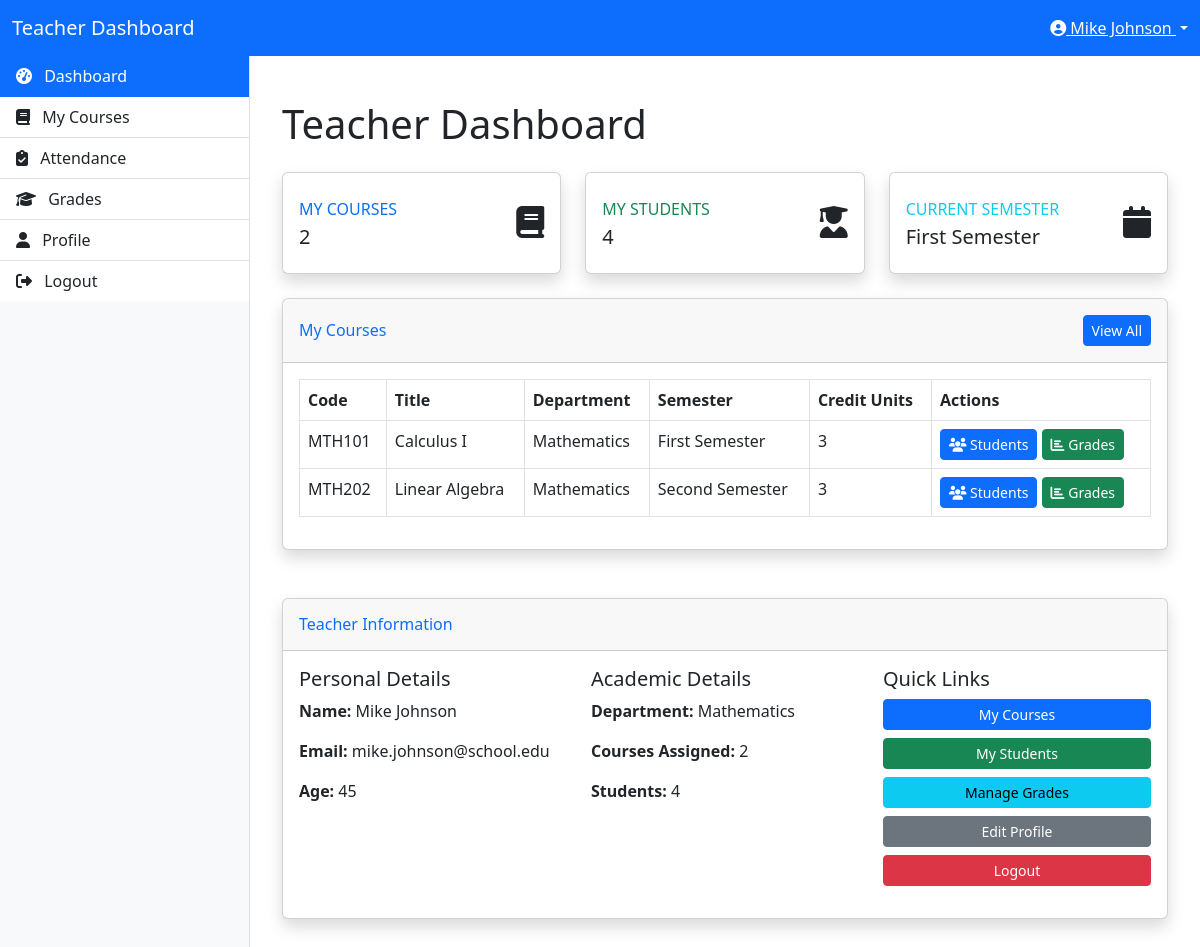
/teacher/dashboard.php (signed in), run on the app's committed database.
### tables this page shows
CREATE TABLE IF NOT EXISTS users (
    id INT AUTO_INCREMENT PRIMARY KEY,
    full_name VARCHAR(100) NOT NULL,
    email VARCHAR(100) NOT NULL UNIQUE,
    password VARCHAR(255) NOT NULL,
    user_type_id INT NOT NULL,
    department_id INT,
    age INT,
    profile_picture VARCHAR(255) DEFAULT 'default.jpg',
    created_at TIMESTAMP DEFAULT CURRENT_TIMESTAMP,
    FOREIGN KEY (user_type_id) REFERENCES user_types(id),
    FOREIGN KEY (department_id) REFERENCES departments(id)
);

CREATE TABLE IF NOT EXISTS semesters (
    id INT AUTO_INCREMENT PRIMARY KEY,
    name VARCHAR(50) NOT NULL,
    is_current BOOLEAN DEFAULT FALSE
);

CREATE TABLE IF NOT EXISTS courses (
    id INT AUTO_INCREMENT PRIMARY KEY,
    course_code VARCHAR(20) NOT NULL,
    title VARCHAR(100) NOT NULL,
    department_id INT NOT NULL,
    semester_id INT NOT NULL,
    credit_units INT NOT NULL,
    teacher_id INT,
    FOREIGN KEY (department_id) REFERENCES departments(id),
    FOREIGN KEY (semester_id) REFERENCES semesters(id),
    FOREIGN KEY (teacher_id) REFERENCES users(id)
);

CREATE TABLE IF NOT EXISTS departments (
    id INT AUTO_INCREMENT PRIMARY KEY,
    name VARCHAR(100) NOT NULL,
    created_at TIMESTAMP DEFAULT CURRENT_TIMESTAMP
);

### classes/Database.php (called while the page is built, shortened)
<?php
class Database {
    private $host = "localhost";
    private $username = "root";
    private $password = "";
    private $database = "school_dashboard";
    private $conn;
    public function __construct() {
        $this->conn = new mysqli($this->host, $this->username, $this->password, $this->database);
    }
    public function query($sql) {
        return $this->conn->query($sql);
    }
    public function prepare($sql) {
        return $this->conn->prepare($sql);
    }
}
?>

### classes/SessionManager.php (called while the page is built, shortened)
<?php
class SessionManager {
    public static function getUserId() {
        return isset($_SESSION['user_id']) ? $_SESSION['user_id'] : null;
    }
}
?>

### classes/User.php (called while the page is built, shortened)
<?php
require_once 'Database.php';
class User {
    private $db;
    public function __construct() {
        $this->db = new Database();
    }
    public function getUserById($id) {
        $sql = "SELECT u.*, d.name as department_name
                FROM users u
                LEFT JOIN departments d ON u.department_id = d.id
                WHERE u.id = ?";
        $stmt = $this->db->prepare($sql);
        $stmt->bind_param("i", $id);
        $stmt->execute();
        $result = $stmt->get_result();
        if ($result->num_rows === 1) {
            return $result->fetch_assoc();
        }
        return false;
    }
}
?>

### classes/Course.php (called while the page is built, shortened)
<?php
require_once 'Database.php';
class Course {
    private $db;
    public function __construct() {
        $this->db = new Database();
    }
    public function getCoursesByTeacherId($teacher_id) {
        $sql = "SELECT c.*, d.name as department_name, s.name as semester_name
                FROM courses c
                LEFT JOIN departments d ON c.department_id = d.id
                LEFT JOIN semesters s ON c.semester_id = s.id
                WHERE c.teacher_id = ?";
        $stmt = $this->db->prepare($sql);
        $stmt->bind_param("i", $teacher_id);
        $stmt->execute();
        $result = $stmt->get_result();
        $courses = [];
        while ($row = $result->fetch_assoc()) {
            $courses[] = $row;
        }
        return $courses;
    }
    public function getCourseStudents($course_id) {
        $sql = "SELECT u.*, d.name as department_name, sc.id as registration_id
                FROM student_courses sc
                JOIN users u ON sc.student_id = u.id
                LEFT JOIN departments d ON u.department_id = d.id
                WHERE sc.course_id = ?";
        $stmt = $this->db->prepare($sql);
        $stmt->bind_param("i", $course_id);
        $stmt->execute();
        $result = $stmt->get_result();
        $students = [];
        while ($row = $result->fetch_assoc()) {
            $students[] = $row;
        }
        return $students;
    }
}
?>

### classes/Semester.php (called while the page is built, shortened)
<?php
require_once 'Database.php';
class Semester {
    private $db;
    public function __construct() {
        $this->db = new Database();
    }
    public function getCurrentSemester() {
        $sql = "SELECT * FROM semesters WHERE is_current = 1 LIMIT 1";
        $result = $this->db->query($sql);
        if ($result->num_rows === 1) {
            return $result->fetch_assoc();
        }
        return false;
    }
}
?>

### teacher/dashboard.php (the view, shortened to what this page needs)
<?php
require_once '../classes/SessionManager.php';
require_once '../classes/User.php';
require_once '../classes/Course.php';
require_once '../classes/Semester.php';
$user_id = SessionManager::getUserId();
$user = new User();
$userData = $user->getUserById($user_id);
$course = new Course();
$teacherCourses = $course->getCoursesByTeacherId($user_id);
$semester = new Semester();
$currentSemester = $semester->getCurrentSemester();
$coursesCount = count($teacherCourses);
$studentsCount = 0;
foreach ($teacherCourses as $courseData) {
    $courseStudents = $course->getCourseStudents($courseData['id']);
    $studentsCount += count($courseStudents);
}
?>
<!DOCTYPE html>
<html lang="en">
<head>
    <link href="https://cdn.jsdelivr.net/npm/bootstrap@5.3.0-alpha1/dist/css/bootstrap.min.css" rel="stylesheet">
    <link rel="stylesheet" href="https://cdnjs.cloudflare.com/ajax/libs/font-awesome/6.4.0/css/all.min.css">
</head>
<body>
    <nav class="navbar navbar-expand-lg navbar-dark bg-primary">
        <div class="container-fluid">
            <a class="navbar-brand" href="dashboard.php">Teacher Dashboard</a>
            <div class="ms-auto">
                <div class="dropdown">
                    <a class="text-white dropdown-toggle" href="#" role="button" id="dropdownMenuLink" data-bs-toggle="dropdown" aria-expanded="false">
                        <i class="fas fa-user-circle"></i> <?php echo $userData['full_name']; ?>
                    </a>
                </div>
            </div>
        </div>
    </nav>
    <div class="layout-container">
        <div class="sidebar">
            <div class="list-group list-group-flush">
                <a href="dashboard.php" class="list-group-item list-group-item-action active">
                    <i class="fas fa-tachometer-alt me-2"></i> Dashboard
                </a>
                <a href="courses.php" class="list-group-item list-group-item-action">
                    <i class="fas fa-book me-2"></i> My Courses
                </a>
                <a href="attendance.php" class="list-group-item list-group-item-action">
                    <i class="fas fa-clipboard-check me-2"></i> Attendance
                </a>
                <a href="grades.php" class="list-group-item list-group-item-action">
                    <i class="fas fa-graduation-cap me-2"></i> Grades
                </a>
                <a href="profile.php" class="list-group-item list-group-item-action">
                    <i class="fas fa-user me-2"></i> Profile
                </a>
                <a href="../logout.php" class="list-group-item list-group-item-action">
                    <i class="fas fa-sign-out-alt me-2"></i> Logout
                </a>
            </div>
        </div>
        <div class="content">
            <div class="container-fluid">
                <h1 class="mt-4 mb-4">Teacher Dashboard</h1>
                <div class="row">
                    <div class="col-xl-4 col-md-6 mb-4">
                        <div class="card border-left-primary shadow h-100 py-2">
                            <div class="card-body">
                                <div class="row no-gutters align-items-center">
                                    <div class="col mr-2">
                                        <div class="text-xs font-weight-bold text-primary text-uppercase mb-1">
                                            My Courses</div>
                                        <div class="h5 mb-0 font-weight-bold text-gray-800"><?php echo $coursesCount; ?></div>
                                    </div>
                                    <div class="col-auto">
                                        <i class="fas fa-book fa-2x text-gray-300"></i>
                                    </div>
                                </div>
                            </div>
                        </div>
                    </div>
                    <div class="col-xl-4 col-md-6 mb-4">
                        <div class="card border-left-success shadow h-100 py-2">
                            <div class="card-body">
                                <div class="row no-gutters align-items-center">
                                    <div class="col mr-2">
                                        <div class="text-xs font-weight-bold text-success text-uppercase mb-1">
                                            My Students</div>
                                        <div class="h5 mb-0 font-weight-bold text-gray-800"><?php echo $studentsCount; ?></div>
                                    </div>
                                    <div class="col-auto">
                                        <i class="fas fa-user-graduate fa-2x text-gray-300"></i>
                                    </div>
                                </div>
                            </div>
                        </div>
                    </div>
                    <div class="col-xl-4 col-md-6 mb-4">
                        <div class="card border-left-info shadow h-100 py-2">
                            <div class="card-body">
                                <div class="row no-gutters align-items-center">
                                    <div class="col mr-2">
                                        <div class="text-xs font-weight-bold text-info text-uppercase mb-1">
                                            Current Semester</div>
                                        <div class="h5 mb-0 font-weight-bold text-gray-800">
                                            <?php echo $currentSemester ? $currentSemester['name'] : 'N/A'; ?>
                                        </div>
                                    </div>
                                    <div class="col-auto">
                                        <i class="fas fa-calendar fa-2x text-gray-300"></i>
                                    </div>
                                </div>
                            </div>
                        </div>
                    </div>
                </div>
                <div class="row">
                    <div class="col-lg-12 mb-4">
                        <div class="card shadow mb-4">
                            <div class="card-header py-3 d-flex flex-row align-items-center justify-content-between">
                                <h6 class="m-0 font-weight-bold text-primary">My Courses</h6>
                                <a href="courses.php" class="btn btn-primary btn-sm">View All</a>
                            </div>
                            <div class="card-body">
                                <?php if (empty($teacherCourses)): ?>
                                    <p class="text-center">You are not assigned to any courses.</p>
                                    <p class="text-center">Please contact the administrator to be assigned to courses.</p>
                                <?php else: ?>
                                    <div class="table-responsive">
                                        <table class="table table-bordered">
                                            <thead>
                                                <tr>
                                                    <th>Code</th>
                                                    <th>Title</th>
                                                    <th>Department</th>
                                                    <th>Semester</th>
                                                    <th>Credit Units</th>
                                                    <th>Actions</th>
                                                </tr>
                                            </thead>
                                            <tbody>
                                                <?php foreach ($teacherCourses as $courseData): ?>
                                                    <tr>
                                                        <td><?php echo $courseData['course_code']; ?></td>
                                                        <td><?php echo $courseData['title']; ?></td>
                                                        <td><?php echo $courseData['department_name']; ?></td>
                                                        <td><?php echo $courseData['semester_name']; ?></td>
                                                        <td><?php echo $courseData['credit_units']; ?></td>
                                                        <td>
                                                            <a href="course_students.php?course_id=<?php echo $courseData['id']; ?>" class="btn btn-sm btn-primary">
                                                                <i class="fas fa-users"></i> Students
                                                            </a>
                                                            <a href="course_grades.php?course_id=<?php echo $courseData['id']; ?>" class="btn btn-sm btn-success">
                                                                <i class="fas fa-chart-bar"></i> Grades
                                                            </a>
                                                        </td>
                                                    </tr>
                                                <?php endforeach; ?>
                                            </tbody>
                                        </table>
                                    </div>
                                <?php endif; ?>
                            </div>
                        </div>
                    </div>
                </div>
                <div class="row">
                    <div class="col-lg-12 mb-4">
                        <div class="card shadow mb-4">
                            <div class="card-header py-3">
                                <h6 class="m-0 font-weight-bold text-primary">Teacher Information</h6>
                            </div>
                            <div class="card-body">
                                <div class="row">
                                    <div class="col-md-4 mb-3">
                                        <h5>Personal Details</h5>
                                        <p><strong>Name:</strong> <?php echo $userData['full_name']; ?></p>
                                        <p><strong>Email:</strong> <?php echo $userData['email']; ?></p>
                                        <p><strong>Age:</strong> <?php echo $userData['age']; ?></p>
                                    </div>
                                    <div class="col-md-4 mb-3">
                                        <h5>Academic Details</h5>
                                        <p><strong>Department:</strong> <?php echo $userData['department_name']; ?></p>
                                        <p><strong>Courses Assigned:</strong> <?php echo $coursesCount; ?></p>
                                        <p><strong>Students:</strong> <?php echo $studentsCount; ?></p>
                                    </div>
                                    <div class="col-md-4 mb-3">
                                        <h5>Quick Links</h5>
                                        <a href="courses.php" class="btn btn-primary btn-sm mb-2 d-block">My Courses</a>
                                        <a href="students.php" class="btn btn-success btn-sm mb-2 d-block">My Students</a>
                                        <a href="grades.php" class="btn btn-info btn-sm mb-2 d-block">Manage Grades</a>
                                        <a href="profile.php" class="btn btn-secondary btn-sm mb-2 d-block">Edit Profile</a>
                                        <a href="../logout.php" class="btn btn-danger btn-sm d-block">Logout</a>
                                    </div>
                                </div>
                            </div>
                        </div>
                    </div>
                </div>
            </div>
        </div>
    </div>
</body>
</html>

### data on the page
users: full_name "Mike Johnson", email "mike.johnson@school.edu", age "45", department.name "Mathematics"
semesters: name "First Semester"
courses: course_code "MTH101", title "Calculus I", department.name "Mathematics", semester.name "First Semester", credit_units "3"
courses: course_code "MTH202", title "Linear Algebra", department.name "Mathematics", semester.name "Second Semester", credit_units "3"

### other printed values
$coursesCount "2"
$studentsCount "4"
